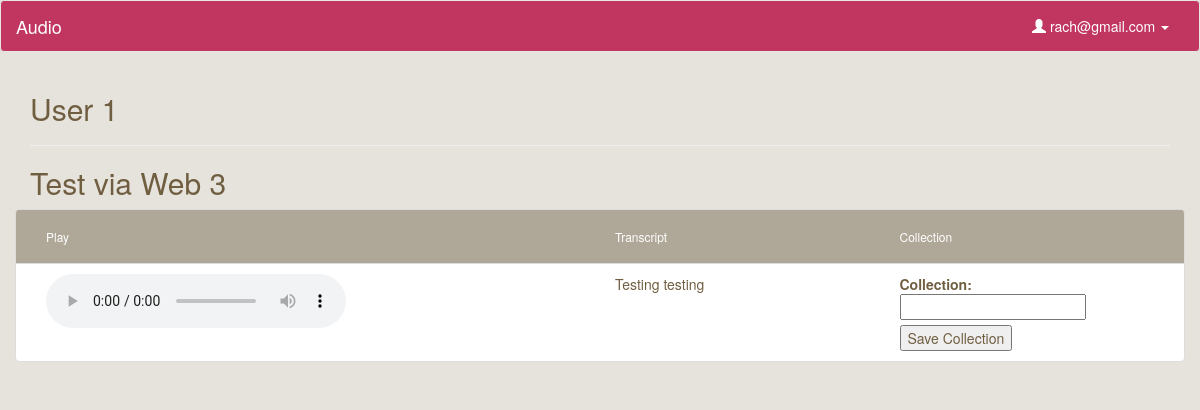
The app's page /listen/2 (signed in) with its own data.
### model.py (models this page shows, shortened)
class User(db.Model):
    __tablename__ = "Users"
    id = db.Column(db.Integer, autoincrement=True, primary_key=True)
    email = db.Column(db.String(100), nullable=False)
    password = db.Column(db.String(50), nullable=False)
    first_name = db.Column(db.String(50), nullable=False)
    last_name = db.Column(db.String(50), nullable=False)

class Upload(db.Model):
    __tablename__ = "Uploads"
    id = db.Column(db.Integer, autoincrement=True, primary_key=True)
    user_id = db.Column(db.Integer, db.ForeignKey('Users.id'), nullable=False)
    title = db.Column(db.String, nullable=False, default='Untitled')
    path = db.Column(db.String(50))
    mimetype = db.Column(db.String(50), default='wav') # wav, jpg, mp3
    datetime = db.Column(db.DateTime, default=db.func.now(), onupdate=db.func.now()) # set datetime to current timestamp
    transcript = db.Column(db.Text)
    user = db.relationship("User", backref=db.backref("uploads", order_by=id))

### server.py (the view)
@app.route('/listen/<int:id>')
def listen_audio(id):
	"""Show more information about the single user logged in."""
	if 'email' in session: # if logged in
		user_email = session['email']
		user = User.query.filter_by(email=user_email).first()
		print "User ID of this user: ", user.id
		this_file = Upload.query.filter_by(id=id).first()
		print "User ID of this file: ", this_file.id
		parent_collections = this_file.collectionsuploads
		print "*******This upload belongs to: ", parent_collections
		if this_file.user_id == user.id:
			return render_template('listen.html', user=user, upload=this_file, upload_folder=UPLOAD_FOLDER)
		else:
			flash('You don\'t have access to view this page')
			return redirect('/')

### templates/listen.html
{% extends 'base.html' %}
{% block content %}
    <h2>User {{ user.id }}</h2>
    <hr>
    <h2>{{ upload.title }}</h2>
    <div class="file-box">
        <ul class="list-group">
            <li class="list-group-item list-group-heading row">
                <div class="name col-sm-6">
                    <h6>Play</h6>
                </div>
                <div class="type col-sm-3">
                    <h6>Transcript</h6>
                </div>
                <div class="share col-sm-3">
                    <h6>Collection</h6>
                </div>
            </li>
            <li class="list-group-item row">
                <div class="col-sm-6">
                    <audio controls>
                        <source src="{{ upload_folder }}/{{ upload.path }}" type="audio/wav">
                    </audio>
                </div>
                <div class="col-sm-3">
                    {{ upload.transcript }}
                </div>
                <div class="col-sm-3">
                    {% if upload.collectionsuploads %}
                        {% for uc in upload.collectionsuploads %}
                            <a href="/collection/{{ uc.collection.id }}">{{ uc.collection.title }}</a>
                        {% endfor %}
                    {% else %}
                        <form action="/add/{{ upload.id }}" method="POST">
                            <label>Collection:
                                <input type="text" name="collection">
                            </label>
                            <input type="submit" value="Save Collection">
                        </form>
                    {% endif %}
                </div>
            </li>
        </ul>
    </div>
{% endblock %}

### templates/base.html (shortened to what this page needs)
<!DOCTYPE html>
<html lang="en">
  <head>
    <link rel="stylesheet" href="https://maxcdn.bootstrapcdn.com/bootstrap/3.3.4/css/bootstrap.min.css">
    <link rel="stylesheet" href="/static/css/style.css"/>
    <link rel="stylesheet" href="https://ajax.googleapis.com/ajax/libs/jqueryui/1.11.4/themes/smoothness/jquery-ui.css">
  </head>
  <body>
    <nav class="navbar navbar-default">
      <div class="container-fluid">
        <div class="navbar-header">
          <a class="navbar-brand" href="/">Audio</a>
        </div>
        <div class="collapse navbar-collapse" id="bs-example-navbar-collapse-1">
          <ul class="nav navbar-nav navbar-right">
            {% if 'email' in session %}
              <li class="dropdown">
                <a href="#" class="dropdown-toggle" data-toggle="dropdown" role="button" aria-expanded="false"><span class="glyphicon glyphicon-user" aria-hidden="true"></span> {{ session['email'] }} <span class="caret"></span></a>
              </li>
            {% else %}
              <li><a href="/login">Login</a></li>
              <li><a href="/signup">Sign Up</a></li>
            {% endif %}
          </ul>
        </div>
      </div>
    </nav>
    <div class="container">
    	{% block content %}{% endblock %}
    </div>
  </body>
</html>

### static/css/style.css (style rules this page uses)
.navbar-default { background-color: #C13561; color: #fff; }
.navbar-default a, .navbar-default .navbar-brand, .navbar-default .navbar-nav>li>a { color: #fff; }
body { background-color: #E6E3DD; color: #705E40; }
.list-group-heading { background-color: #afa797; color: #fff; }

### records on screen
User: email "rach@gmail.com", id "1"
Upload: title "Test via Web 3", transcript "Testing testing"
